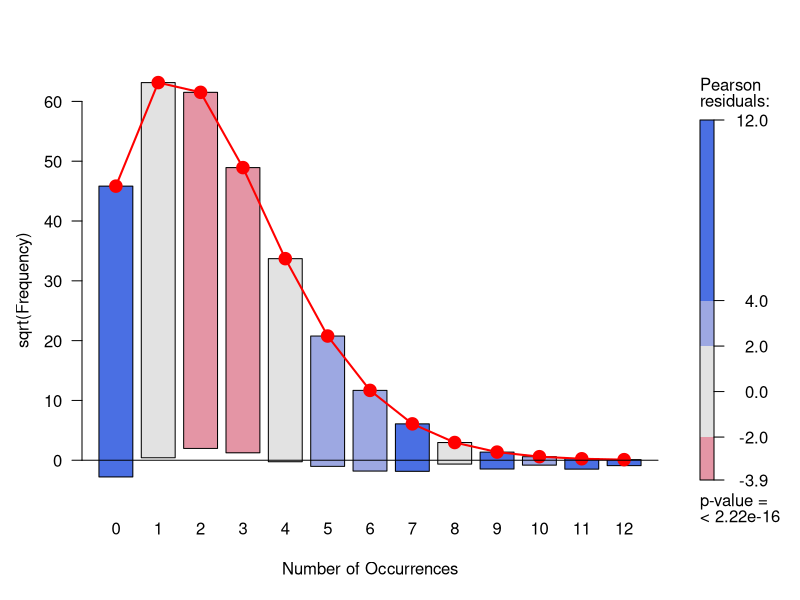
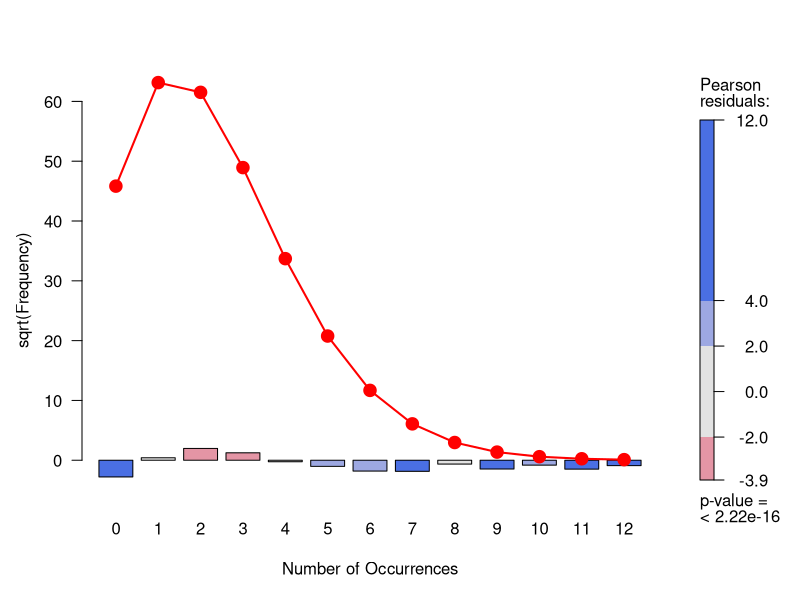
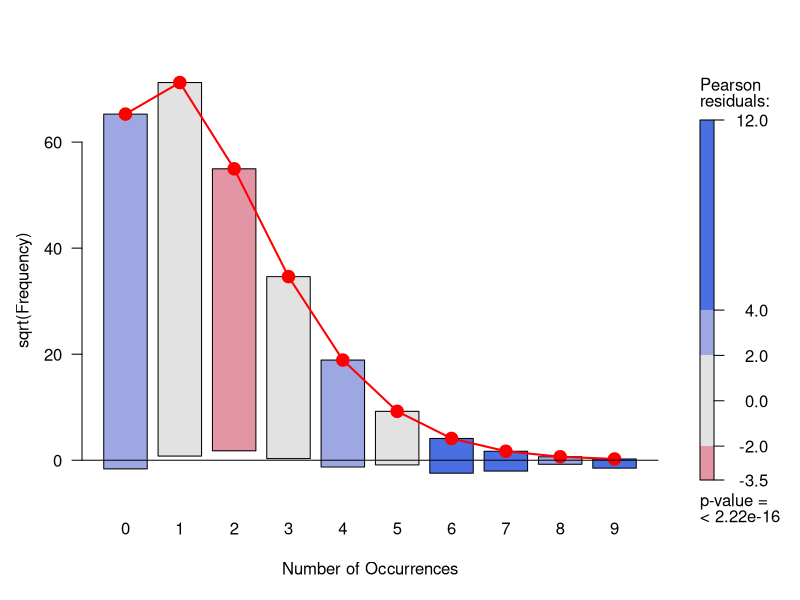
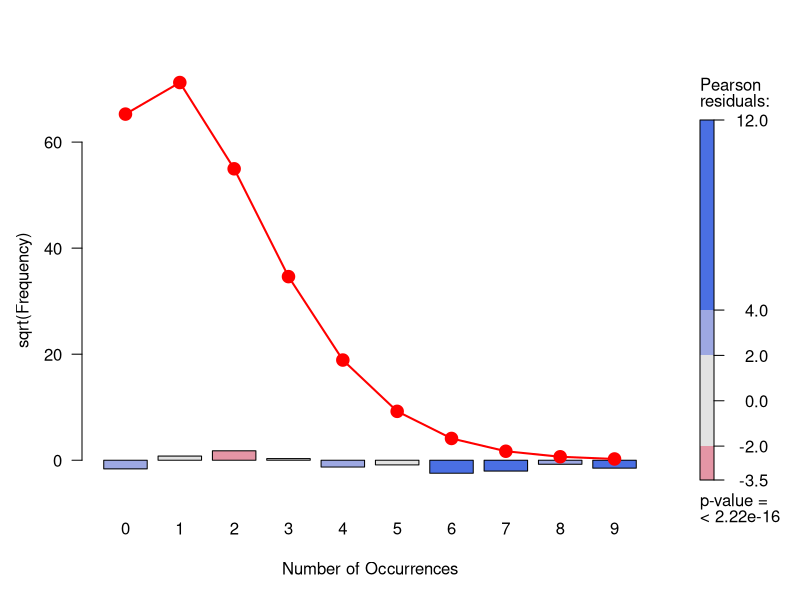
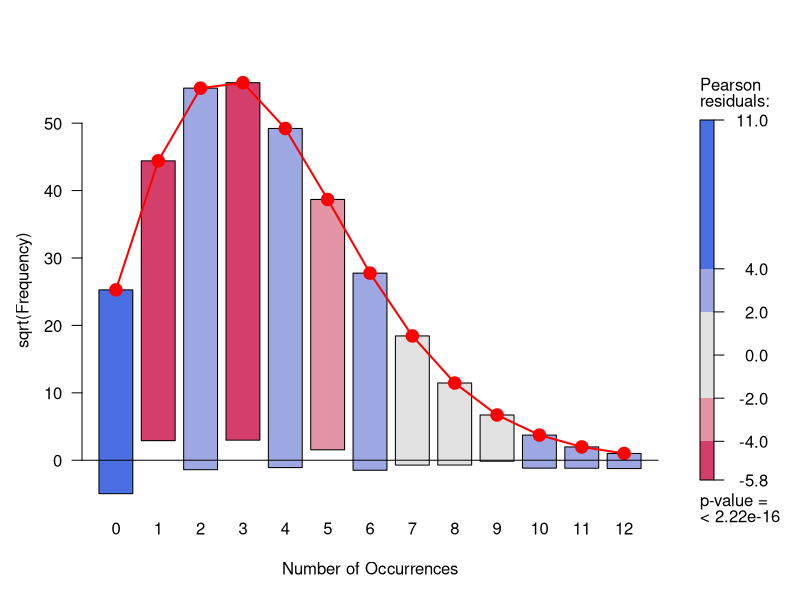
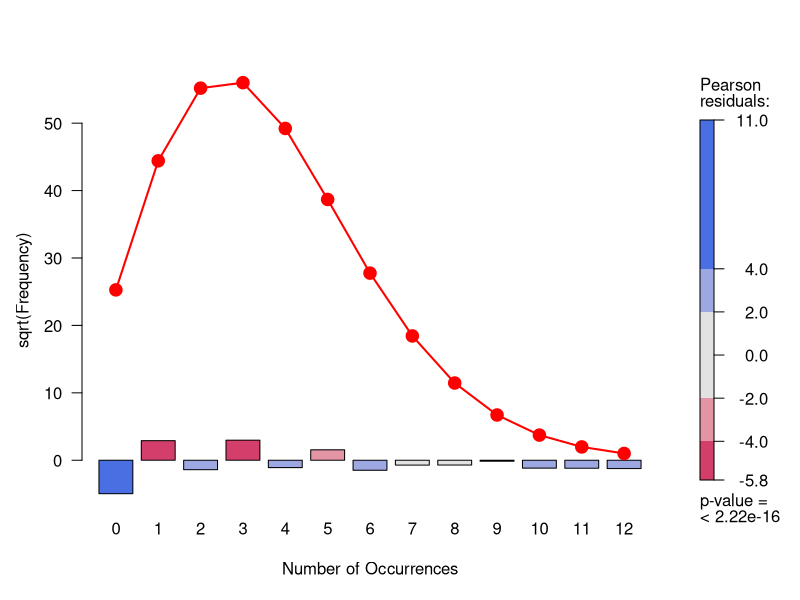
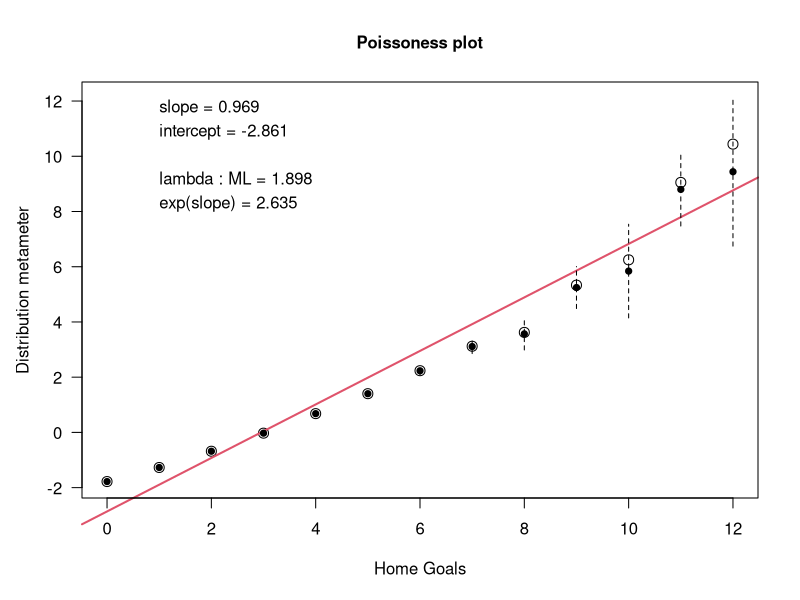
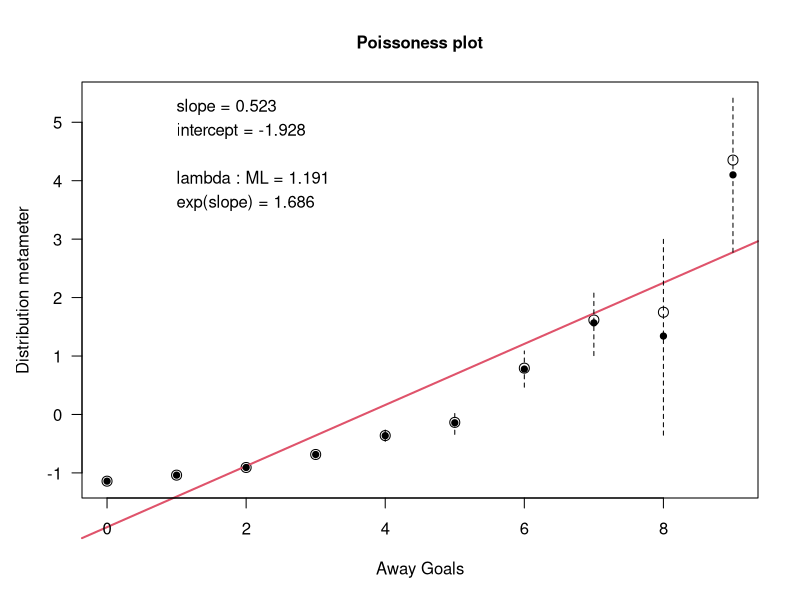

Recreate these plots in R, in order.
setwd("//media//kswada//MyFiles//R//bundesliga")

packages <- c("dplyr", "vcd", "MASS")
purrr::walk(packages, library, character.only = TRUE, warn.conflicts = FALSE)



# ------------------------------------------------------------------------------
# data:  Bundesliga
# ------------------------------------------------------------------------------
data("Bundesliga", package = "vcd")

data <- Bundesliga



# ------------------------------------------------------------------------------
# Calculate the mean and variance of these variables
# ------------------------------------------------------------------------------
# This time using the data for all years in which there was the standard number (306) of games, that is for Year > 1965
data_df <- data %>% filter(Year > 1965) %>% dplyr::select(HomeGoals, AwayGoals) %>% mutate(TotalGoals = HomeGoals + AwayGoals)
head(data_df)


apply(data_df, MARGIN=2, FUN=function(x) c(mean = mean(x), var = var(x)))


# mean of HomeGoals is larger than that of AwayGoals
# variance is larger for all HomeGoals, AwayGoals and TotalGoals



# ------------------------------------------------------------------------------
# Fit Poisson distribution to all of HomeGoals, AwayGoals and TotalGoals
# ------------------------------------------------------------------------------
data_home <- data %>% dplyr::select(HomeGoals) %>% table()
data_away <- data %>% dplyr::select(AwayGoals) %>% table()
data_total <- data %>% mutate(TotalGoals = HomeGoals + AwayGoals) %>% dplyr::select(TotalGoals) %>% table()


data_home_fit <- vcd::goodfit(data_home, type = "poisson")
data_away_fit <- vcd::goodfit(data_away, type = "poisson")
data_total_fit <- vcd::goodfit(data_total, type = "poisson")


# ----------
# It seems that all lacks fitting
summary(data_home_fit)
summary(data_away_fit)
summary(data_total_fit)



# ------------------------------------------------------------------------------
# Diagnosing by rootogram
# ------------------------------------------------------------------------------
plot(data_home_fit, type="hanging", shade=TRUE)
plot(data_home_fit, type="deviation", shade=TRUE)


plot(data_away_fit, type="hanging", shade=TRUE)
plot(data_away_fit, type="deviation", shade=TRUE)


plot(data_total_fit, type="hanging", shade=TRUE)
plot(data_total_fit, type="deviation", shade=TRUE)



# ------------------------------------------------------------------------------
# Distplot
# ------------------------------------------------------------------------------
distplot(data_home, type = "poisson", xlab = "Home Goals")

distplot(data_away, type = "poisson", xlab = "Away Goals")

distplot(data_total, type = "poisson", xlab = "Total Goals")
